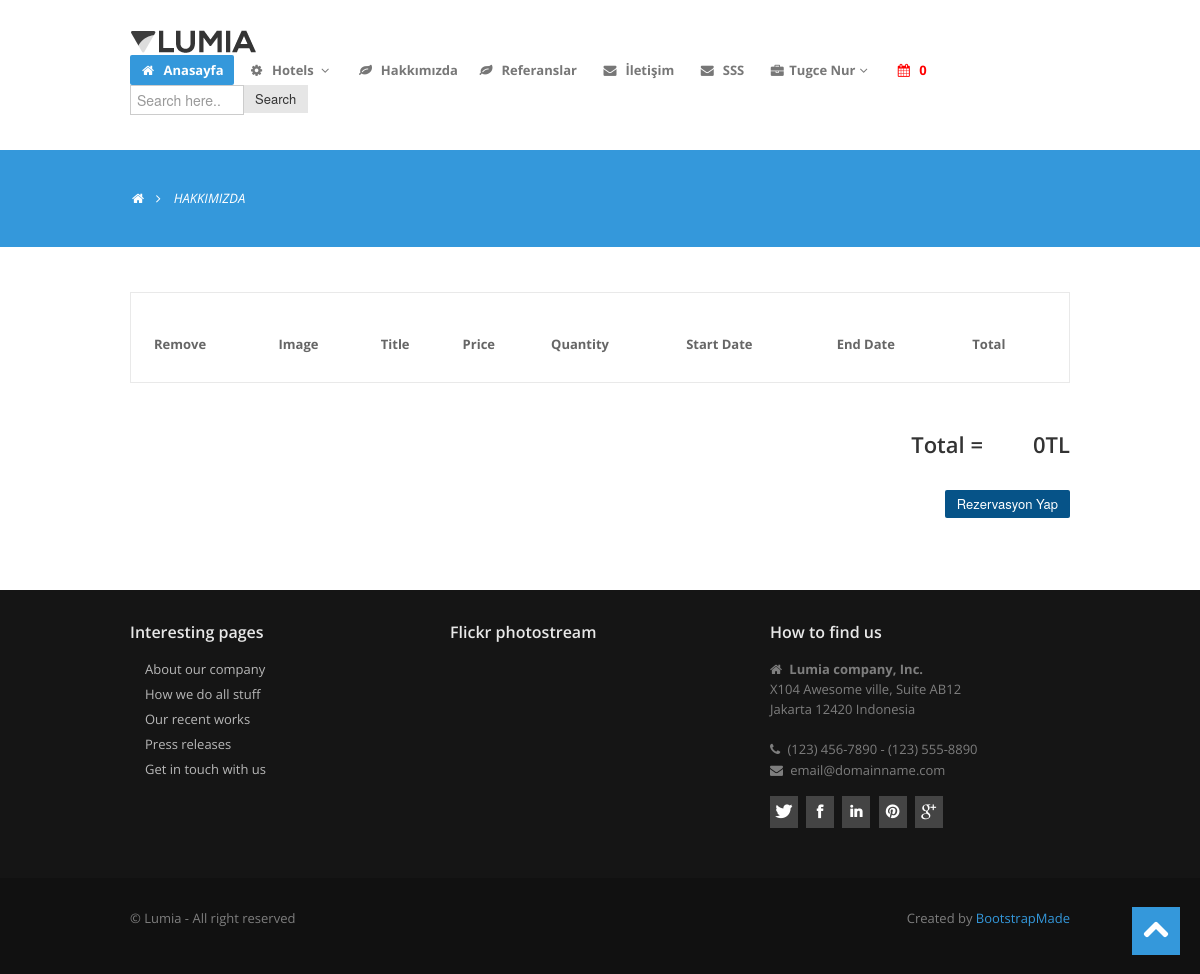
/reservationcart/ (signed in), run on an earlier commit of the app's database.
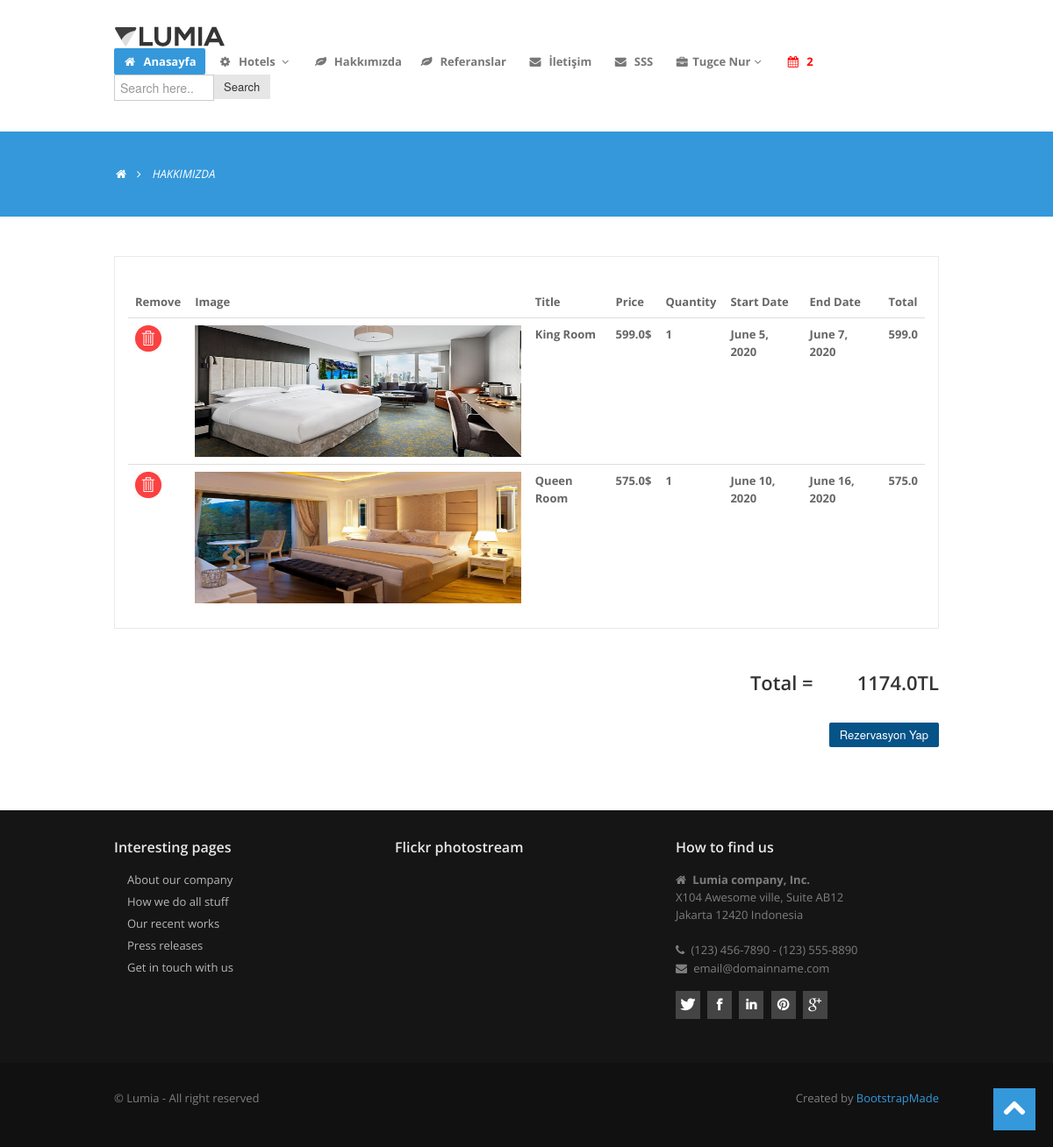
And on a later commit of the database.
### reservation/models.py (models this page shows, shortened)
class ReservationCart(models.Model):
    user = models.ForeignKey(User, on_delete=models.SET_NULL, null=True)
    product = models.ForeignKey(Product, on_delete=models.SET_NULL, null=True)
    room = models.ForeignKey(Room, on_delete=models.SET_NULL, null=True)
    date_start = models.DateField()
    date_end = models.DateField()
    quantity = models.IntegerField()
    @property
    def amount(self):
        if self.room_id is not None:
            return self.quantity * self.room.price

### product/models.py (models this page shows, shortened)
class Room(models.Model):
    STATUS = (
        ('True', 'Evet'),
        ('False', 'Hayır'),
    )
    product = models.ForeignKey(Product, on_delete=models.CASCADE)
    title = models.CharField(max_length=50, blank=True)
    image = models.ImageField(blank=True, upload_to='images/')
    description = models.CharField(blank=True, max_length=255)
    price = models.FloatField(blank=True)
    amount = models.IntegerField(blank=True)
    status = models.CharField(max_length=10, choices=STATUS)
    create_at = models.DateTimeField(auto_now_add=True)
    update_at = models.DateTimeField(auto_now=True)
    def image_tag(self):
        return mark_safe('<img src="{}" height="50"/>'.format(self.image.url))
    image_tag.short_description = 'Image'

### reservation/views.py (the view)
# urls.py: path('reservationcart/', reservationviews.reservationcart, name="reservationcart"),
@login_required(login_url='/login')     # Check login
def reservationcart(request):
    category = Category.objects.all()
    current_user = request.user
    reservationcart = ReservationCart.objects.filter(user_id=current_user.id)
    request.session['cart_items'] = ReservationCart.objects.filter(user_id=current_user.id).count()
    total=0
    for rs in reservationcart:
        total += rs.room.price * rs.quantity
    context = {'reservationcart': reservationcart,
               'category': category,
               'total': total,
               }
    return render(request, 'reservationcart_rooms.html', context)

### reservation/templates/reservationcart_rooms.html (shortened to what this page needs)
{% extends "homebase.html" %}
{% load static %}
{% block content %}
<section id="subintro">
    <div class="container">
        <div class="row">
            <div class="span8">
                <ul class="breadcrumb">
                    <li><a href="/"><i class="icon-home"></i></a><i class="icon-angle-right"></i></li>
                    <li class="active">HAKKIMIZDA</li>
                </ul>
            </div>
        </div>
    </div>
</section>
<section id="maincontent">
    <div class="container">
        <div class="row">
            <div class="span12">
                <div class="centered">
                    <p>
                        <div class="tab-content">
                            <div class="tab-pane active" id="one">
                    <p>
                    <table class="table">
                        <thead>
                        <tr>
                            <th scope="col">Remove</th>
                            <th scope="col">Image</th>
                            <th scope="col">Title</th>
                            <th scope="col">Price</th>
                            <th scope="col">Quantity</th>
                            <th scope="col">Start Date</th>
                            <th scope="col">End Date</th>
                            <th scope="col">Total</th>
                        </tr>
                        </thead>
                        <tbody>
                        {% for rs in reservationcart %}
                        <tr>
                            <th><a href="/reservation/deletefromcart/{{ rs.id }}"
                                   onclick="return confirm('Delete! Are you sure?')"><img
                                    src="{% static 'assets/img/delete.png' %}" style="width:30px;height:30px;"/></a>
                            </th>
                            <th><img src="{{ rs.room.image.url }}" style="width:450px;height:150px;" alt=""/></th>
                            <th>{{ rs.room.title }}</th>
                            <th>{{ rs.room.price }}$</th>
                            <th>{{ rs.quantity }}</th>
                            <th>{{ rs.date_start }}</th>
                            <th>{{ rs.date_end }}</th>
                            <th>{{ rs.amount }}</th>
                        </tr>
                        {% endfor %}
                        </tbody>
                    </table>
                    </p>
                </div>
            </div>
            </p>
        </div>
    </div>
    </div>
    </div>
    <div class="container">
        <div class="row">
            <div class="col-sm" style="display:inline;float:right;">
                <h3>{{total}}TL</h3>
            </div>
            <div class="col-sm" style="display:inline;float:right;margin:0px 50px;">
                <h3>Total =</h3>
            </div>
            <br>
            <br>
            <br>
            <div class="col-sm" style="float:right;">
                <a href="/reservation/reservationroom">
                    <button type="submit" class="btn btn-primary">Rezervasyon Yap</button>
                </a>
            </div>
        </div>
    </div>
    <br>
    <br>
</section>
{% endblock %}

### home/templates/header.html (shortened to what this page needs)
{% load static %}
<header>
    <div class="navbar navbar-static-top">
        <div class="navbar-inner">
            <div class="container">
                <div class="logo">
                    <a href="/"><img src="{% static 'assets/img/logo.png' %}" alt=""/></a>
                </div>
                <div class="navigation">
                    <nav>
                        <ul class="nav topnav">
                            <li class="active">
                                <a href="/"><i class="icon-home"></i> Anasayfa </a>
                            </li>
                            <li class="dropdown">
                                <a href="#"><i class="icon-cog"></i> Hotels <i class="icon-angle-down"></i></a>
                                {% load mptt_tags %}
                            </li>
                            <li class="dropdown">
                                <a href="/hakkimizda"><i class="icon-leaf"></i> Hakkımızda </a>
                            </li>
                            <li class="">
                                <a href="/referanslar"><i class="icon-leaf"></i> Referanslar </a>
                            </li>
                            <li>
                                <a href="/iletisim"><i class="icon-envelope-alt"></i> İletişim </a>
                            </li>
                            <li>
                                <a href="/faq"><i class="icon-envelope-alt"></i> SSS </a>
                            </li>
                            {% if user.id is not None %}
                            <li class="dropdown">
                                <a href="#"><i class="icon-briefcase"></i>{{ user.first_name }}<i
                                        class="icon-angle-down"></i></a>
                            </li>
                            <li>
                                <a href="/reservationcart/" style="color:red"><i class="icon-calendar"></i>
                                    {{ request.session.cart_items }} </a>
                            </li>
                            {% endif %}
                            <li>
                                <form action="/search/" method="post" class="input-append">
                                    <input name="query" class="search-form" id="appendedPrependedInput" type="text"
                                           placeholder="Search here.." style="width:100px;"/>
                                    <button class="btn btn-dark" type="submit">Search</button>
                                </form>
                            </li>
                        </ul>
                    </nav>
                </div>
            </div>
        </div>
    </div>
</header>

What changed in the data, as far as the page shows it:
added ReservationCart: room.image (picture), room "King Room", room.price "599.0", quantity "1", date_start "June 5, 2020", date_end "June 7, 2020", amount "599.0"
added ReservationCart: room.image (picture), room "Queen Room", room.price "575.0", quantity "1", date_start "June 10, 2020", date_end "June 16, 2020", amount "575.0"
Also different on the page:
{{ request.session.cart_items }}: "0" → "2"
{{ total }}: "0" → "1174.0"
